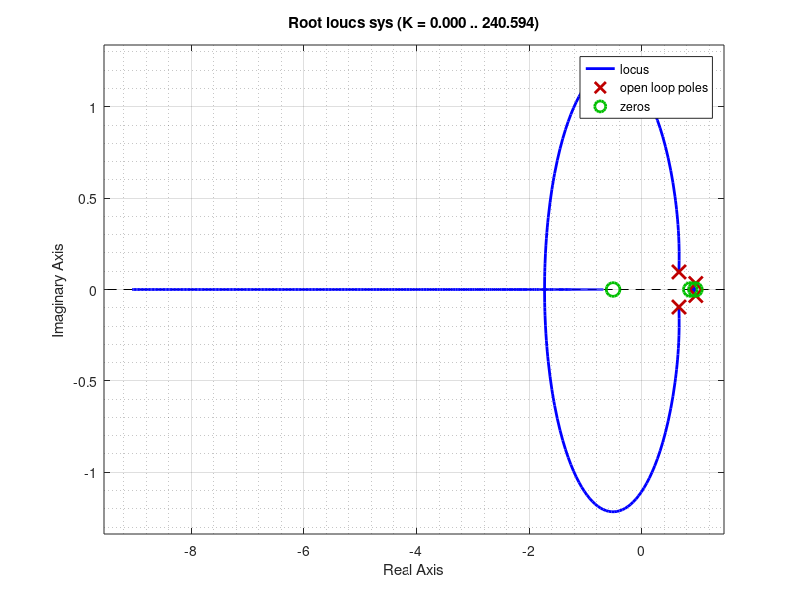
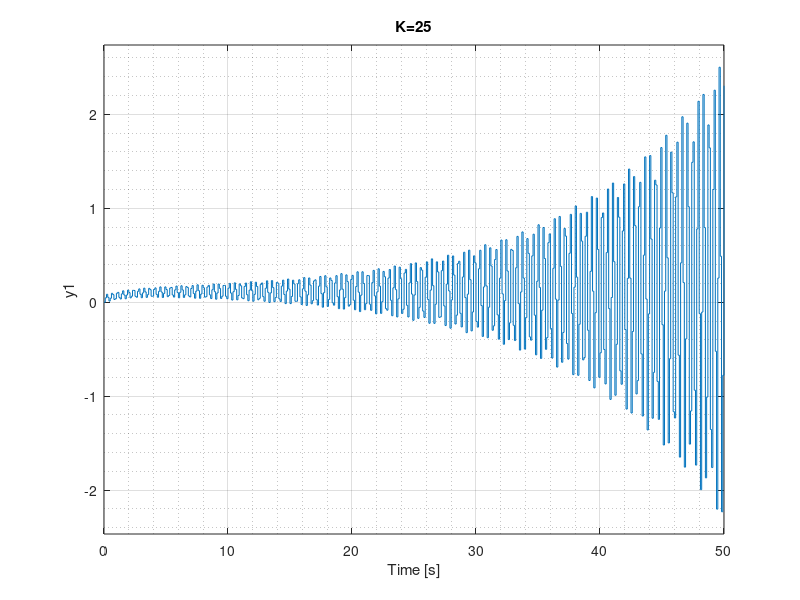

Source code (MATLAB) for these figures, in order:
clear;

G = tf([0.1 10 5],[1 8 4 2]);
Gd = c2d(G,0.1);
C = tf([2 1],[2 3]);
Cd = c2d(C,0.1);
sys = feedback(Gd,Cd);

figure;
rlocus(sys), grid minor;

figure;
subplot(2,2,1);
sys1 = feedback(Gd,Cd);
step(sys1);
grid minor;
title('K=1');

subplot(2,2,2);
sys2 = feedback(Gd,Cd*10);
step(sys2);
grid minor;
title('K=10');

subplot(2,2,3);
sys3 = feedback(Gd,Cd*20);
step(sys3);
grid minor;
title('K=20');

subplot(2,2,4);
sys4 = feedback(Gd,Cd*25);
step(sys4);
grid minor;
title('K=25');
